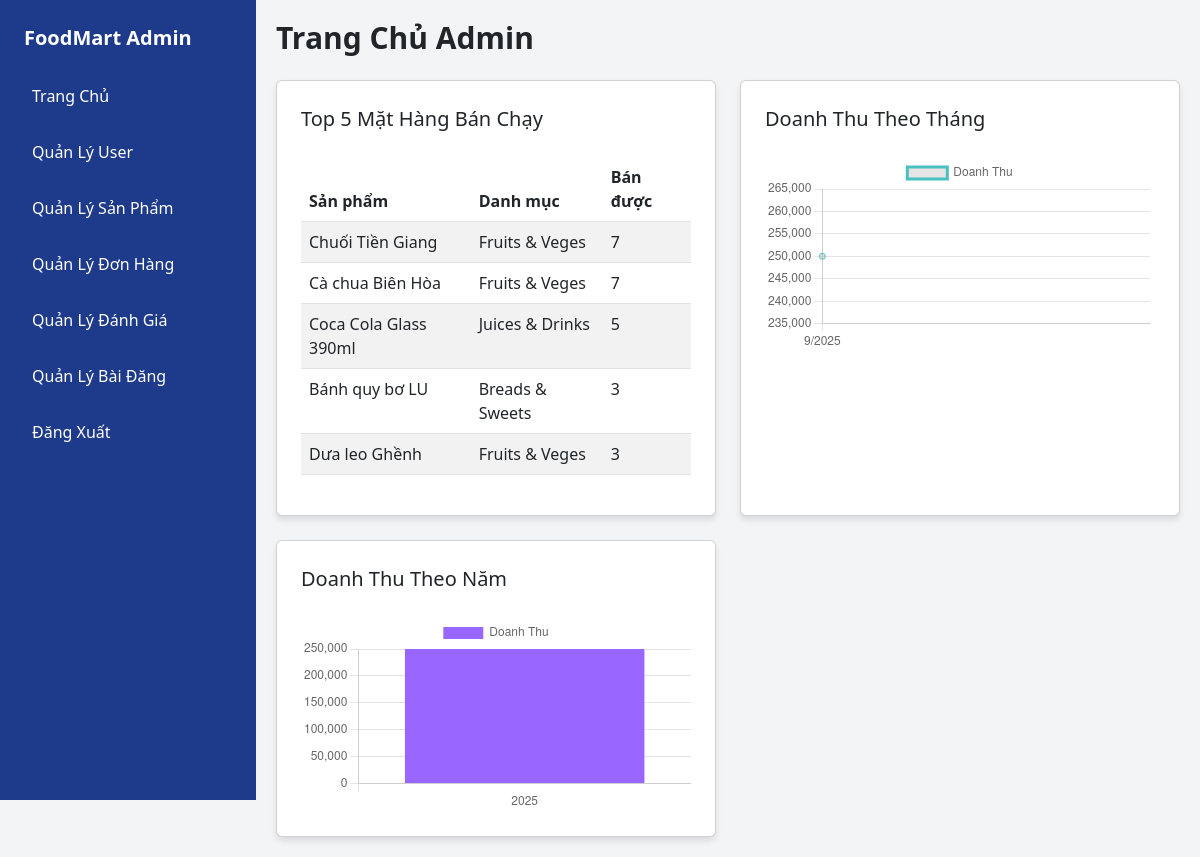
The page /admin/index.php?controller=home (signed in) on the database its author committed.
### tables this page shows
CREATE TABLE products (
    id INT AUTO_INCREMENT PRIMARY KEY,
    category_id INT NULL,
    name VARCHAR(200) NOT NULL,
    description TEXT NULL,
    short_desc VARCHAR(255) NULL,
    unit VARCHAR(50) DEFAULT '1 Unit',
    price DECIMAL(10,2) NOT NULL DEFAULT 0.00 CHECK (price >= 0),
    sale_price DECIMAL(10,2) NULL,
    image VARCHAR(255) NULL,
    gallery TEXT NULL,
    stock INT DEFAULT 0 CHECK (stock >= 0),
    status TINYINT(1) DEFAULT 1 COMMENT '1=active, 0=inactive',
    is_featured TINYINT(1) DEFAULT 0,
    created_at TIMESTAMP DEFAULT CURRENT_TIMESTAMP,
    updated_at TIMESTAMP DEFAULT CURRENT_TIMESTAMP ON UPDATE CURRENT_TIMESTAMP,
    
     
    CONSTRAINT fk_products_category 
        FOREIGN KEY (category_id) REFERENCES categories(id) 
        ON DELETE SET NULL 
        ON UPDATE CASCADE,
    
     
    UNIQUE KEY uk_product_category_name (category_id, name),
    
     
    INDEX idx_products_category (category_id),
    INDEX idx_products_name (name),
    INDEX idx_products_status (status),
    INDEX idx_products_price (price),
    INDEX idx_products_stock (stock),
    INDEX idx_products_featured (is_featured)
    
);

CREATE TABLE categories (
    id INT AUTO_INCREMENT PRIMARY KEY,
    name VARCHAR(100) NOT NULL UNIQUE,
    thumbnail VARCHAR(255) NULL,
    description TEXT NULL,
    status TINYINT(1) DEFAULT 1 COMMENT '1=active, 0=inactive',
    created_at TIMESTAMP DEFAULT CURRENT_TIMESTAMP,
    
     
    INDEX idx_categories_name (name),
    INDEX idx_categories_status (status)
);

### admin/controllers/HomeController.php (called while the page is built, shortened)
<?php
require_once 'models/ProductModel.php';
class HomeController {
    public function index() {
        $productModel = new ProductModel();
        $topSelling = $productModel->getTopSelling(5);
        $revenueMonth = $productModel->getRevenueByMonth();
        $revenueYear = $productModel->getRevenueByYear();
        include 'views/home/index.php';
    }
}
?>

### admin/config/database.php (called while the page is built)
<?php
class Database {
    private $host = 'localhost';
    private $dbname = 'foodmart_full_v1';
    private $username = 'root';
    private $password = '';
    private $pdo;
    public function __construct() {
        try {
            $this->pdo = new PDO(
                "mysql:host={$this->host};dbname={$this->dbname};charset=utf8mb4",
                $this->username,
                $this->password,
                [PDO::ATTR_ERRMODE => PDO::ERRMODE_EXCEPTION]
            );
        } catch (PDOException $e) {
            die("Database connection failed: " . $e->getMessage());
        }
    }
    public function getConnection() {
        return $this->pdo;
    }
}
$db = new Database();
?>

### admin/models/ProductModel.php (called while the page is built, shortened)
<?php
require_once 'config/database.php';
class ProductModel {
    private $db;
    public function __construct() {
        global $db;
        $this->db = $db->getConnection();
    }
    public function getTopSelling($limit = 5) {
    $limit = (int)$limit;
    $stmt = $this->db->prepare("
        SELECT p.id, p.name, c.name as category_name, SUM(oi.quantity) as total_sold
        FROM products p
        JOIN categories c ON p.category_id = c.id
        LEFT JOIN order_items oi ON p.id = oi.product_id
        GROUP BY p.id, p.name, c.name
        ORDER BY total_sold DESC
        LIMIT $limit
    ");
    $stmt->execute();
    return $stmt->fetchAll(PDO::FETCH_ASSOC);
   }
    public function getRevenueByMonth() {
        $stmt = $this->db->prepare("
            SELECT YEAR(created_at) as year, MONTH(created_at) as month, SUM(total_price) as revenue
            FROM orders
            WHERE status = 'thanh_cong'
            GROUP BY year, month
            ORDER BY year DESC, month DESC
        ");
        $stmt->execute();
        return $stmt->fetchAll(PDO::FETCH_ASSOC);
    }
    public function getRevenueByYear() {
        $stmt = $this->db->prepare("
            SELECT YEAR(created_at) as year, SUM(total_price) as revenue
            FROM orders
            WHERE status = 'thanh_cong'
            GROUP BY year
            ORDER BY year DESC
        ");
        $stmt->execute();
        return $stmt->fetchAll(PDO::FETCH_ASSOC);
    }
}
?>

### admin/views/home/index.php (the view, shortened to what this page needs)
<!DOCTYPE html>
<html lang="vi">
<head>
    <link href="https://cdn.jsdelivr.net/npm/bootstrap@5.3.0/dist/css/bootstrap.min.css" rel="stylesheet">
    <link href="https://cdn.jsdelivr.net/npm/tailwindcss@2.2.19/dist/tailwind.min.css" rel="stylesheet">
    <link href="https://cdn.datatables.net/1.10.25/css/jquery.dataTables.min.css" rel="stylesheet">
    <link href="https://cdn.jsdelivr.net/npm/sweetalert2@11/dist/sweetalert2.min.css" rel="stylesheet">
</head>
<body class="bg-gray-100">
    <div class="flex">
        <div class="sidebar w-64 p-4">
            <h3 class="text-xl font-bold mb-6">FoodMart Admin</h3>
            <ul class="space-y-4">
                <li><a href="index.php?controller=home" class="text-white hover:bg-blue-800 p-2 rounded block">Trang Chủ</a></li>
                <li><a href="index.php?controller=user&action=list" class="text-white hover:bg-blue-800 p-2 rounded block">Quản Lý User</a></li>
                <li><a href="index.php?controller=product&action=list" class="text-white hover:bg-blue-800 p-2 rounded block">Quản Lý Sản Phẩm</a></li>
                <li><a href="index.php?controller=order&action=list" class="text-white hover:bg-blue-800 p-2 rounded block">Quản Lý Đơn Hàng</a></li>
                <li><a href="index.php?controller=review&action=list" class="text-white hover:bg-blue-800 p-2 rounded block">Quản Lý Đánh Giá</a></li>
                <li><a href="index.php?controller=blog&action=list" class="text-white hover:bg-blue-800 p-2 rounded block">Quản Lý Bài Đăng</a></li>
                <li><a href="index.php?controller=auth&action=logout" class="text-white hover:bg-red-600 p-2 rounded block">Đăng Xuất</a></li>
            </ul>
        </div>
        <div class="content flex-1">
            <h1 class="text-3xl font-bold mb-6">Trang Chủ Admin</h1>
            <div class="grid grid-cols-1 md:grid-cols-2 gap-6">
                <div class="card p-4">
                    <h2 class="text-xl mb-4">Top 5 Mặt Hàng Bán Chạy</h2>
                    <table class="table table-striped">
                        <thead>
                            <tr>
                                <th>Sản phẩm</th>
                                <th>Danh mục</th>
                                <th>Bán được</th>
                            </tr>
                        </thead>
                        <tbody>
                            <?php foreach ($topSelling as $item): ?>
                            <tr>
                                <td><?= htmlspecialchars($item['name']) ?></td>
                                <td><?= htmlspecialchars($item['category_name']) ?></td>
                                <td><?= $item['total_sold'] ?></td>
                            </tr>
                            <?php endforeach; ?>
                        </tbody>
                    </table>
                </div>
                <div class="card p-4">
                    <h2 class="text-xl mb-4">Doanh Thu Theo Tháng</h2>
                    <canvas id="revenueMonthChart"></canvas>
                </div>
                <div class="card p-4">
                    <h2 class="text-xl mb-4">Doanh Thu Theo Năm</h2>
                    <canvas id="revenueYearChart"></canvas>
                </div>
            </div>
        </div>
    </div>
    <script>
        // Chart for Revenue by Month
        const monthCtx = document.getElementById('revenueMonthChart').getContext('2d');
        new Chart(monthCtx, {
            type: 'line',
            data: {
                labels: [<?php foreach ($revenueMonth as $m) echo "'{$m['month']}/{$m['year']}', "; ?>],
                datasets: [{
                    label: 'Doanh Thu',
                    data: [<?php foreach ($revenueMonth as $m) echo "{$m['revenue']}, "; ?>],
                    borderColor: 'rgb(75, 192, 192)',
                    tension: 0.1
                }]
            }
        });
        // Chart for Revenue by Year
        const yearCtx = document.getElementById('revenueYearChart').getContext('2d');
        new Chart(yearCtx, {
            type: 'bar',
            data: {
                labels: [<?php foreach ($revenueYear as $y) echo "'{$y['year']}', "; ?>],
                datasets: [{
                    label: 'Doanh Thu',
                    data: [<?php foreach ($revenueYear as $y) echo "{$y['revenue']}, "; ?>],
                    backgroundColor: 'rgb(153, 102, 255)'
                }]
            }
        });
    </script>
</body>
</html>

### admin/views/home/index.php (style rules this page uses)
.sidebar { background: #1e3a8a; color: white; height: 100vh; }
.content { padding: 20px; }
.card { box-shadow: 0 4px 6px rgba(0,0,0,0.1); }

### rows shown on the page
products: name "Chuối Tiền Giang", category.name "Fruits & Veges", total_sold "7"
products: name "Cà chua Biên Hòa", category.name "Fruits & Veges", total_sold "7"
products: name "Coca Cola Glass 390ml", category.name "Juices & Drinks", total_sold "5"
products: name "Bánh quy bơ LU", category.name "Breads & Sweets", total_sold "3"
products: name "Dưa leo Ghềnh", category.name "Fruits & Veges", total_sold "3"

### other values the page prints
chart data {{ $m['month'] }} 9
chart data {{ $m['year'] }} 2025
chart data {{ $m['revenue'] }} 250000.00
chart data {{ $y['year'] }} 2025
